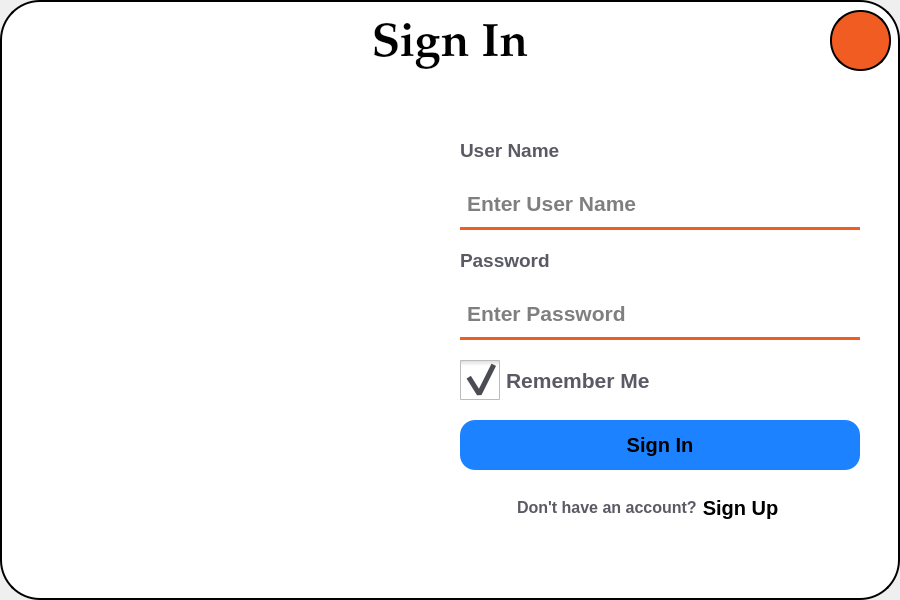
<?xml version="1.0" encoding="UTF-8"?>
<ui version="4.0">
 <class>MainWindow</class>
 <widget class="QMainWindow" name="MainWindow">
  <property name="geometry">
   <rect>
    <x>0</x>
    <y>0</y>
    <width>900</width>
    <height>600</height>
   </rect>
  </property>
  <property name="windowTitle">
   <string>MainWindow</string>
  </property>
  <widget class="QWidget" name="centralwidget">
   <widget class="QGroupBox" name="groupBox_Main_Window">
    <property name="geometry">
     <rect>
      <x>0</x>
      <y>0</y>
      <width>900</width>
      <height>600</height>
     </rect>
    </property>
    <property name="styleSheet">
     <string notr="true">QGroupBox
{
	background-color:white;
	border:2px solid black;
	border-radius:40px;
}</string>
    </property>
    <property name="title">
     <string/>
    </property>
    <widget class="QLabel" name="label_2">
     <property name="geometry">
      <rect>
       <x>350</x>
       <y>10</y>
       <width>200</width>
       <height>71</height>
      </rect>
     </property>
     <property name="font">
      <font>
       <family>Palatino Linotype</family>
       <pointsize>35</pointsize>
       <bold>true</bold>
      </font>
     </property>
     <property name="text">
      <string>Sign In</string>
     </property>
     <property name="alignment">
      <set>Qt::AlignCenter</set>
     </property>
    </widget>
    <widget class="QLabel" name="label_Image">
     <property name="geometry">
      <rect>
       <x>20</x>
       <y>100</y>
       <width>400</width>
       <height>350</height>
      </rect>
     </property>
     <property name="text">
      <string/>
     </property>
     <property name="pixmap">
      <pixmap>1.png</pixmap>
     </property>
     <property name="scaledContents">
      <bool>true</bool>
     </property>
    </widget>
    <widget class="QLineEdit" name="lineEdit">
     <property name="geometry">
      <rect>
       <x>460</x>
       <y>180</y>
       <width>400</width>
       <height>50</height>
      </rect>
     </property>
     <property name="font">
      <font>
       <family>Arial</family>
       <pointsize>16</pointsize>
       <bold>true</bold>
      </font>
     </property>
     <property name="styleSheet">
      <string notr="true">QLineEdit
{
	border: none;
  	border-bottom: 3px solid rgb(241,92,34);
    background-color: Transparent;
	color:black;
	padding:5px 5px 5px 5px;
}
QLineEdit:Focus
{
	 border: 2px solid rgb(241,92,34);
}</string>
     </property>
     <property name="text">
      <string/>
     </property>
     <property name="placeholderText">
      <string>Enter User Name</string>
     </property>
    </widget>
    <widget class="QLineEdit" name="lineEdit_2">
     <property name="geometry">
      <rect>
       <x>460</x>
       <y>290</y>
       <width>400</width>
       <height>50</height>
      </rect>
     </property>
     <property name="font">
      <font>
       <family>Arial</family>
       <pointsize>16</pointsize>
       <bold>true</bold>
      </font>
     </property>
     <property name="styleSheet">
      <string notr="true">QLineEdit
{
	border: none;
  	border-bottom: 3px solid rgb(241,92,34);
    background-color: Transparent;
	color:black;
	padding:5px 5px 5px 5px;
}
QLineEdit:Focus
{
	 border: 2px solid rgb(241,92,34);
}</string>
     </property>
     <property name="text">
      <string/>
     </property>
     <property name="echoMode">
      <enum>QLineEdit::Password</enum>
     </property>
     <property name="placeholderText">
      <string>Enter Password</string>
     </property>
    </widget>
    <widget class="QLabel" name="label_3">
     <property name="geometry">
      <rect>
       <x>460</x>
       <y>130</y>
       <width>160</width>
       <height>40</height>
      </rect>
     </property>
     <property name="font">
      <font>
       <family>Arial</family>
       <pointsize>14</pointsize>
       <bold>true</bold>
      </font>
     </property>
     <property name="styleSheet">
      <string notr="true">QLabel
{
	color:rgb(90,90,100);
}</string>
     </property>
     <property name="text">
      <string>User Name</string>
     </property>
     <property name="alignment">
      <set>Qt::AlignLeading|Qt::AlignLeft|Qt::AlignVCenter</set>
     </property>
    </widget>
    <widget class="QLabel" name="label_4">
     <property name="geometry">
      <rect>
       <x>460</x>
       <y>240</y>
       <width>160</width>
       <height>40</height>
      </rect>
     </property>
     <property name="font">
      <font>
       <family>Arial</family>
       <pointsize>14</pointsize>
       <bold>true</bold>
      </font>
     </property>
     <property name="styleSheet">
      <string notr="true">QLabel
{
	color:rgb(90,90,100);
}</string>
     </property>
     <property name="text">
      <string>Password</string>
     </property>
     <property name="alignment">
      <set>Qt::AlignLeading|Qt::AlignLeft|Qt::AlignVCenter</set>
     </property>
    </widget>
    <widget class="QPushButton" name="pushButton">
     <property name="geometry">
      <rect>
       <x>460</x>
       <y>420</y>
       <width>400</width>
       <height>50</height>
      </rect>
     </property>
     <property name="font">
      <font>
       <family>Arial</family>
       <pointsize>15</pointsize>
       <bold>true</bold>
      </font>
     </property>
     <property name="styleSheet">
      <string notr="true">QPushButton
{
	border:none;
	background-color:rgb(28, 130, 255);
	border-radius:15px;
	color:black;
}
QPushButton:Hover
{
	border:none;
	background-color:rgb(28, 130, 255);
	border-radius:15px;
	color:white;
}
QPushButton:Pressed
{
	border:5px solid rgb(241,92,34);
	background-color:rgb(28, 130, 255);
	border-radius:15px;
	color:red;
}</string>
     </property>
     <property name="text">
      <string>Sign In</string>
     </property>
    </widget>
    <widget class="QLabel" name="label">
     <property name="geometry">
      <rect>
       <x>830</x>
       <y>10</y>
       <width>61</width>
       <height>61</height>
      </rect>
     </property>
     <property name="styleSheet">
      <string notr="true">QLabel
{

	border:2px solid black;
	background-color:rgb(241,92,34);
	border-radius:30px;
}</string>
     </property>
     <property name="frameShape">
      <enum>QFrame::NoFrame</enum>
     </property>
     <property name="text">
      <string/>
     </property>
     <property name="pixmap">
      <pixmap>2.png</pixmap>
     </property>
     <property name="scaledContents">
      <bool>false</bool>
     </property>
     <property name="alignment">
      <set>Qt::AlignCenter</set>
     </property>
    </widget>
    <widget class="QLabel" name="label_5">
     <property name="geometry">
      <rect>
       <x>517</x>
       <y>492</y>
       <width>181</width>
       <height>30</height>
      </rect>
     </property>
     <property name="font">
      <font>
       <family>Arial</family>
       <pointsize>12</pointsize>
       <bold>true</bold>
      </font>
     </property>
     <property name="styleSheet">
      <string notr="true">QLabel
{
	color:rgb(90,90,100);
}</string>
     </property>
     <property name="text">
      <string>Don't have an account?</string>
     </property>
     <property name="alignment">
      <set>Qt::AlignLeading|Qt::AlignLeft|Qt::AlignVCenter</set>
     </property>
    </widget>
    <widget class="QLabel" name="label_6">
     <property name="geometry">
      <rect>
       <x>700</x>
       <y>490</y>
       <width>81</width>
       <height>35</height>
      </rect>
     </property>
     <property name="font">
      <font>
       <family>Arial</family>
       <pointsize>15</pointsize>
       <bold>true</bold>
      </font>
     </property>
     <property name="styleSheet">
      <string notr="true">QLabel:Hover
{
	color:rgb(241,92,34);
}</string>
     </property>
     <property name="text">
      <string>Sign Up</string>
     </property>
     <property name="alignment">
      <set>Qt::AlignCenter</set>
     </property>
    </widget>
    <widget class="QCheckBox" name="checkBox">
     <property name="geometry">
      <rect>
       <x>460</x>
       <y>360</y>
       <width>211</width>
       <height>41</height>
      </rect>
     </property>
     <property name="font">
      <font>
       <family>Arial</family>
       <pointsize>16</pointsize>
       <bold>true</bold>
      </font>
     </property>
     <property name="styleSheet">
      <string notr="true">QCheckBox
{
	color:rgb(90,90,100);
}
QCheckBox:indicator:checked
{
	image: url(:/new/prefix1/22.png);
	width:40px;
	height:40px;
}
QCheckBox:indicator:unchecked
{
	image: url(:/new/prefix1/11.png);
	width:40px;
	height:40px;
}</string>
     </property>
     <property name="text">
      <string>Remember Me</string>
     </property>
     <property name="checked">
      <bool>true</bool>
     </property>
    </widget>
   </widget>
  </widget>
 </widget>
 <resources/>
 <connections/>
</ui>
